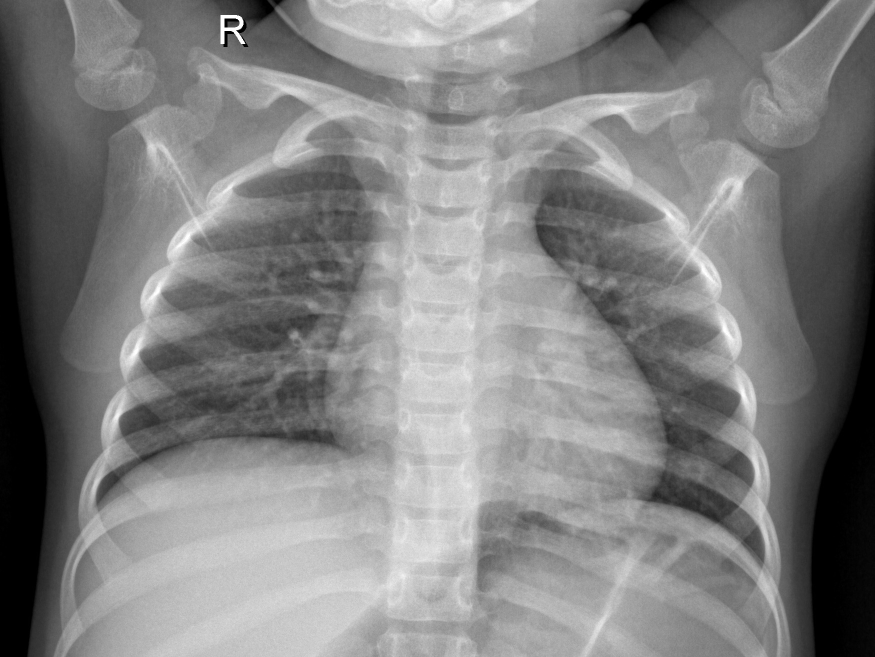
#> input picture chest_xray_split/test/NORMAL/IM-0160-0001.jpeg, 1750 x 1314 px, found by its file name (shown at 1/2 size); its folder holds only this picture in this run
$ python pre-processing.py
#> lines starting #> are read from the running program, lines starting #| are printed output that depends on the picture
"""
CriticalCare-AI: Enhanced Medical Image Preprocessing Pipeline
Robust preprocessing for chest X-ray pneumonia detection
Author: CriticalCare-AI Team
Date: October 2025
"""

import os
import cv2
import numpy as np
from collections import Counter
from tqdm import tqdm
import json

# ============================================================================
# CONFIGURATION
# ============================================================================

ROOT_DIR = r"C:\Sem 7\LY Project\Project\Critical-AI\chest_xray_split"
SPLITS = ["train", "val", "test"]
LABEL_MAP = {"NORMAL": 0, "PNEUMONIA": 1}

# Enhanced preprocessing parameters
TARGET_SIZE = (224, 224)
NORMALIZE = True
APPLY_CLAHE = True
CLAHE_CLIP_LIMIT = 2.0
CLAHE_TILE_GRID_SIZE = (8, 8)

# ============================================================================
# NUMPY TO PYTHON TYPE CONVERTER (FIX FOR JSON SERIALIZATION)
# ============================================================================

class NpEncoder(json.JSONEncoder):
    """Custom JSON encoder that handles NumPy data types."""
    def default(self, obj):
        if isinstance(obj, np.integer):
            return int(obj)
        if isinstance(obj, np.floating):
            return float(obj)
        if isinstance(obj, np.ndarray):
            return obj.tolist()
        return super(NpEncoder, self).default(obj)

# ============================================================================
# ENHANCED PREPROCESSING FUNCTIONS
# ============================================================================

def apply_clahe(image, clip_limit=2.0, tile_grid_size=(8, 8)):
    """Apply CLAHE contrast enhancement."""
    clahe = cv2.createCLAHE(clipLimit=clip_limit, tileGridSize=tile_grid_size)
    return clahe.apply(image)


def compute_dataset_statistics(images):
    """Compute mean and standard deviation for the dataset."""
    pixel_sum = 0
    pixel_sq_sum = 0
    total_pixels = 0

    for img in images:
        pixel_sum += np.sum(img)
        pixel_sq_sum += np.sum(img ** 2)
        total_pixels += img.size

    mean = pixel_sum / total_pixels
    std = np.sqrt(pixel_sq_sum / total_pixels - mean ** 2)

    return mean, std


def preprocess_image(image, target_size=(224, 224), normalize=True,
                    apply_clahe_flag=True, mean=None, std=None):
    """Complete preprocessing pipeline for chest X-ray images."""
    # Step 1: Apply CLAHE for contrast enhancement
    if apply_clahe_flag:
        image = apply_clahe(image, CLAHE_CLIP_LIMIT, CLAHE_TILE_GRID_SIZE)

    # Step 2: Resize to target dimensions
    if target_size is not None:
        image = cv2.resize(image, target_size, interpolation=cv2.INTER_AREA)

    # Step 3: Convert to float and normalize
    image = image.astype("float32")

    if normalize:
        if mean is not None and std is not None:
            # Z-score normalization using dataset statistics
            image = (image - mean) / (std + 1e-8)
        else:
            # Simple 0-1 normalization
            image = image / 255.0

    return image


def validate_image_during_load(image, min_resolution=(400, 400)):
    """Validate image quality during loading phase."""
    if image is None:
        return False, "Cannot read image"

    height, width = image.shape
    if height < min_resolution[0] or width < min_resolution[1]:
        return False, f"Resolution too low: {width}x{height}"

    if np.std(image) < 5:
        return False, "Insufficient contrast (likely corrupted)"

    return True, "Valid"


# ============================================================================
# ENHANCED LOADING FUNCTION
# ============================================================================

def load_split(split_name, target_size=(224, 224), normalize=True,
               apply_clahe_flag=True, compute_stats=False):
    """Enhanced loading function with medical imaging best practices."""
    images = []
    labels = []
    bad_files = []
    rejected_files = []

    split_path = os.path.join(ROOT_DIR, split_name)

    print(f"\nLoading and preprocessing {split_name} set...")
    print("-" * 70)

    # First pass: Load raw images for statistics computation if needed
    raw_images = []

    for class_name, class_index in LABEL_MAP.items():
        class_path = os.path.join(split_path, class_name)

        if not os.path.exists(class_path):
            print(f"⚠️  Warning: Path not found: {class_path}")
            continue

        files = [f for f in os.listdir(class_path)
                if f.lower().endswith((".jpg", ".jpeg", ".png"))]

        for filename in tqdm(files, desc=f"Processing {split_name}/{class_name}"):
            image_path = os.path.join(class_path, filename)

            # Read image in grayscale
            img = cv2.imread(image_path, cv2.IMREAD_GRAYSCALE)

            if img is None:
                bad_files.append((image_path, "Cannot read"))
                continue

            # Validate image quality
            is_valid, reason = validate_image_during_load(img)
            if not is_valid:
                rejected_files.append((image_path, reason))
                continue

            # Store raw image for statistics if needed
            if compute_stats:
                raw_images.append(img.copy())

            images.append(img)
            labels.append(class_index)

    # Compute dataset statistics if requested
    mean, std = None, None
    if compute_stats and len(raw_images) > 0:
        print("\nComputing dataset statistics...")
        mean, std = compute_dataset_statistics(raw_images)
        print(f"Dataset mean: {mean:.4f}")
        print(f"Dataset std:  {std:.4f}")

    # Second pass: Apply preprocessing
    print(f"\nApplying preprocessing pipeline...")
    processed_images = []

    for img in tqdm(images, desc="Preprocessing"):
        processed_img = preprocess_image(
            img,
            target_size=target_size,
            normalize=normalize,
            apply_clahe_flag=apply_clahe_flag,
            mean=mean,
            std=std
        )

        # Expand channel dimension to (H, W, 1)
        processed_img = np.expand_dims(processed_img, axis=-1)
        processed_images.append(processed_img)

    # Report issues
    if bad_files:
        print(f"\n⚠️  Warning: Skipped {len(bad_files)} corrupted files")

    if rejected_files:
        print(f"⚠️  Warning: Rejected {len(rejected_files)} low-quality images")

    # Save preprocessing report with NumPy type conversion
    preprocessing_report = {
        "split": split_name,
        "total_loaded": len(processed_images),
        "corrupted_files": len(bad_files),
        "rejected_files": len(rejected_files),
        "preprocessing_params": {
            "target_size": target_size,
            "normalize": normalize,
            "apply_clahe": apply_clahe_flag,
            "clahe_clip_limit": CLAHE_CLIP_LIMIT if apply_clahe_flag else None,
            "clahe_tile_grid_size": CLAHE_TILE_GRID_SIZE if apply_clahe_flag else None,
            "dataset_mean": float(mean) if mean is not None else None,
            "dataset_std": float(std) if std is not None else None
        },
        "bad_files": [{"file": f, "reason": r} for f, r in bad_files[:10]],
        "rejected_files": [{"file": f, "reason": r} for f, r in rejected_files[:10]]
    }

    report_path = os.path.join(ROOT_DIR, f"{split_name}_preprocessing_report.json")
    with open(report_path, 'w', encoding='utf-8') as f:
        json.dump(preprocessing_report, f, indent=4, cls=NpEncoder)

    print(f"✓ Preprocessing report saved: {report_path}")

    if compute_stats:
        return processed_images, labels, mean, std
    else:
        return processed_images, labels


# ============================================================================
# MAIN LOADING PIPELINE
# ============================================================================

def main():
    """Main execution for loading and preprocessing all splits."""

    print("="*70)
    print("CriticalCare-AI: Enhanced Medical Image Loading Pipeline")
    print("="*70)

    # Load training set and compute statistics
    x_train, y_train, train_mean, train_std = load_split(
        "train",
        target_size=TARGET_SIZE,
        normalize=NORMALIZE,
        apply_clahe_flag=APPLY_CLAHE,
        compute_stats=True
    )
#> in load_split, img is the input picture: shape (1314, 1750); min 0, max 255, mean 128.6
#> in load_split, `is_valid, reason = validate_image_during_load(img)`: is_valid = True; reason = 'Valid'
#> the loop in compute_dataset_statistics, `for img in images:` made 2 passes
#> (pixel_sum, pixel_sq_sum, total_pixels) on passes 1 to 2: (295672506, 233965186, 2299500), (564634151, 434472203, 4116204)
#> after the loop in compute_dataset_statistics, `for img in images:`: pixel_sq_sum = 434472203; pixel_sum = 564634151; total_pixels = 4116204
#> in compute_dataset_statistics, `mean = pixel_sum / total_pixels`: mean = 137.2
#> in compute_dataset_statistics, `std = np.sqrt(pixel_sq_sum / total_pixels - mean ** 2)`: std = nan
#> in load_split, `mean, std = compute_dataset_statistics(raw_images)`: mean = 137.2; std = nan
#| Dataset mean: 137.1735
#| Dataset std:  nan
#> the loop in load_split, `for img in tqdm(images, desc="Preprocessing"):` made 2 passes
#> pass 1, in preprocess_image, `image = apply_clahe(image, CLAHE_CLIP_LIMIT, CLAHE_TILE_GRID_SIZE)`:
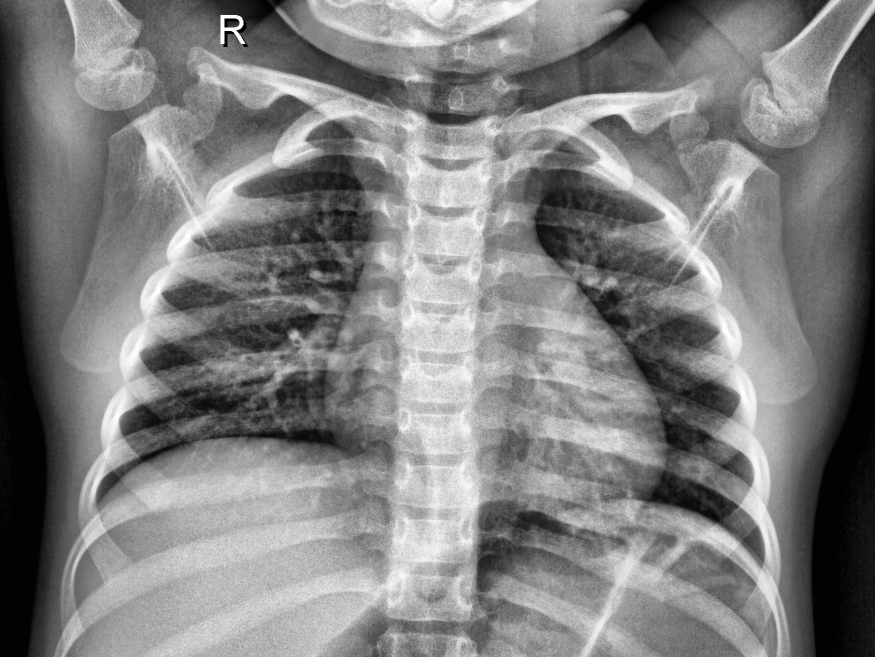
#> image: shape (1314, 1750) (shown at 1/2 size); min 1, max 255, mean 127.1
#> pass 1, in preprocess_image, `image = cv2.resize(image, target_size, interpolation=cv2.INTER_AREA)`:
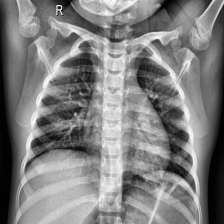
#> image: shape (224, 224); min 2, max 253, mean 127.1
#> after the loop in load_split, `for img in tqdm(images, desc="Preprocessing"):`: processed_images = 2 items
#> x_train = 2 items; y_train = [0, 1]; train_mean = 137.2; train_std = nan

    # Load validation set
    print(f"\nUsing training statistics for validation set normalization...")
    x_val, y_val = load_split(
        "val",
        target_size=TARGET_SIZE,
        normalize=NORMALIZE,
        apply_clahe_flag=APPLY_CLAHE,
        compute_stats=False
    )
#> the loop in load_split (call 2), `for img in tqdm(images, desc="Preprocessing"):` made 2 passes
#> pass 2, in preprocess_image (call 4), `image = apply_clahe(image, CLAHE_CLIP_LIMIT, CLAHE_TILE_GRID_SIZE)`:
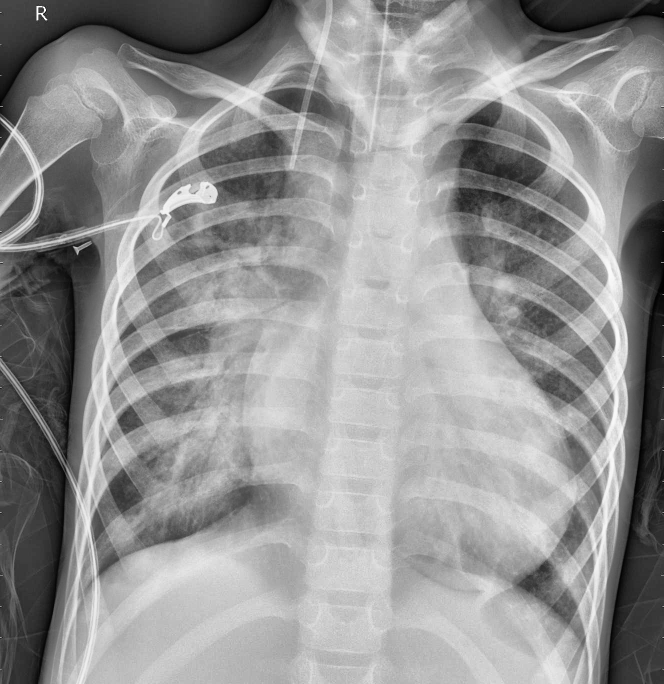
#> image: shape (1368, 1328) (shown at 1/2 size); min 0, max 255, mean 147.3
#> pass 2, in preprocess_image (call 4), `image = cv2.resize(image, target_size, interpolation=cv2.INTER_AREA)`:
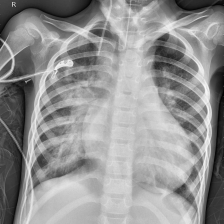
#> image: shape (224, 224); min 2, max 248, mean 147.3
#> x_val = 2 items; y_val = [0, 1]

    # Load test set
    print(f"\nUsing training statistics for test set normalization...")
    x_test, y_test = load_split(
        "test",
        target_size=TARGET_SIZE,
        normalize=NORMALIZE,
        apply_clahe_flag=APPLY_CLAHE,
        compute_stats=False
    )
#> x_test = 2 items; y_test = [0, 1]

    # Convert lists to NumPy arrays
    x_train = np.array(x_train)
    y_train = np.array(y_train)
    x_val = np.array(x_val)
    y_val = np.array(y_val)
    x_test = np.array(x_test)
    y_test = np.array(y_test)

    # Display dataset statistics
    print("\n" + "="*70)
    print("DATASET SUMMARY")
    print("="*70)
    print(f"Train set:      {x_train.shape}, labels: {y_train.shape}")
#| Train set:      (2, 224, 224, 1), labels: (2,)
    print(f"Validation set: {x_val.shape}, labels: {y_val.shape}")
#| Validation set: (2, 224, 224, 1), labels: (2,)
    print(f"Test set:       {x_test.shape}, labels: {y_test.shape}")
#| Test set:       (2, 224, 224, 1), labels: (2,)

    # Show class balance
    print("\n" + "="*70)
    print("CLASS DISTRIBUTION")
    print("="*70)

    train_balance = Counter(y_train)
#> train_balance = {0: 1, 1: 1}
    val_balance = Counter(y_val)
#> val_balance = {0: 1, 1: 1}
    test_balance = Counter(y_test)
#> test_balance = {0: 1, 1: 1}

    # Convert numpy int64 to Python int for display
    print(f"Train:      NORMAL={int(train_balance[0])}, PNEUMONIA={int(train_balance[1])}")
#| Train:      NORMAL=1, PNEUMONIA=1
    print(f"Validation: NORMAL={int(val_balance[0])}, PNEUMONIA={int(val_balance[1])}")
#| Validation: NORMAL=1, PNEUMONIA=1
    print(f"Test:       NORMAL={int(test_balance[0])}, PNEUMONIA={int(test_balance[1])}")
#| Test:       NORMAL=1, PNEUMONIA=1

    # Calculate and display class imbalance ratios
    train_ratio = train_balance[1] / train_balance[0] if train_balance[0] > 0 else 0
#> train_ratio = 1
    val_ratio = val_balance[1] / val_balance[0] if val_balance[0] > 0 else 0
#> val_ratio = 1
    test_ratio = test_balance[1] / test_balance[0] if test_balance[0] > 0 else 0
#> test_ratio = 1

    print("\n" + "="*70)
    print("CLASS IMBALANCE RATIOS (PNEUMONIA/NORMAL)")
    print("="*70)
    print(f"Train:      {train_ratio:.2f}:1")
#| Train:      1.00:1
    print(f"Validation: {val_ratio:.2f}:1")
#| Validation: 1.00:1
    print(f"Test:       {test_ratio:.2f}:1")
#| Test:       1.00:1

    # Recommendation for handling imbalance
    if train_ratio > 1.5:
        print("\n⚠️  High class imbalance detected!")
        print("Recommendations:")
        print("  1. Use class weights during training")
        print("  2. Consider data augmentation for minority class")
        print("  3. Use appropriate evaluation metrics (ROC-AUC, F1-score)")

    # Save preprocessing metadata with proper type conversion
    metadata = {
        "preprocessing_date": "2025-10-05",
        "preprocessing_params": {
            "target_size": list(TARGET_SIZE),
            "normalization": "dataset-specific Z-score" if NORMALIZE else "none",
            "clahe_applied": APPLY_CLAHE,
            "clahe_clip_limit": float(CLAHE_CLIP_LIMIT),
            "clahe_tile_grid_size": list(CLAHE_TILE_GRID_SIZE)
        },
        "dataset_statistics": {
            "train_mean": float(train_mean),
            "train_std": float(train_std)
        },
        "shapes": {
            "x_train": [int(s) for s in x_train.shape],
            "x_val": [int(s) for s in x_val.shape],
            "x_test": [int(s) for s in x_test.shape]
        },
        "class_distribution": {
            "train": {"NORMAL": int(train_balance[0]), "PNEUMONIA": int(train_balance[1])},
            "val": {"NORMAL": int(val_balance[0]), "PNEUMONIA": int(val_balance[1])},
            "test": {"NORMAL": int(test_balance[0]), "PNEUMONIA": int(test_balance[1])}
        }
    }

    metadata_path = os.path.join(ROOT_DIR, "preprocessing_metadata.json")
    with open(metadata_path, 'w', encoding='utf-8') as f:
        json.dump(metadata, f, indent=4, cls=NpEncoder)

    print(f"\n✅ Preprocessing metadata saved: {metadata_path}")
    print("="*70)

    return x_train, y_train, x_val, y_val, x_test, y_test


# ============================================================================
# EXECUTE
# ============================================================================

if __name__ == "__main__":
    x_train, y_train, x_val, y_val, x_test, y_test = main()
#> y_train = [0, 1]; y_val = [0, 1]; y_test = [0, 1]
